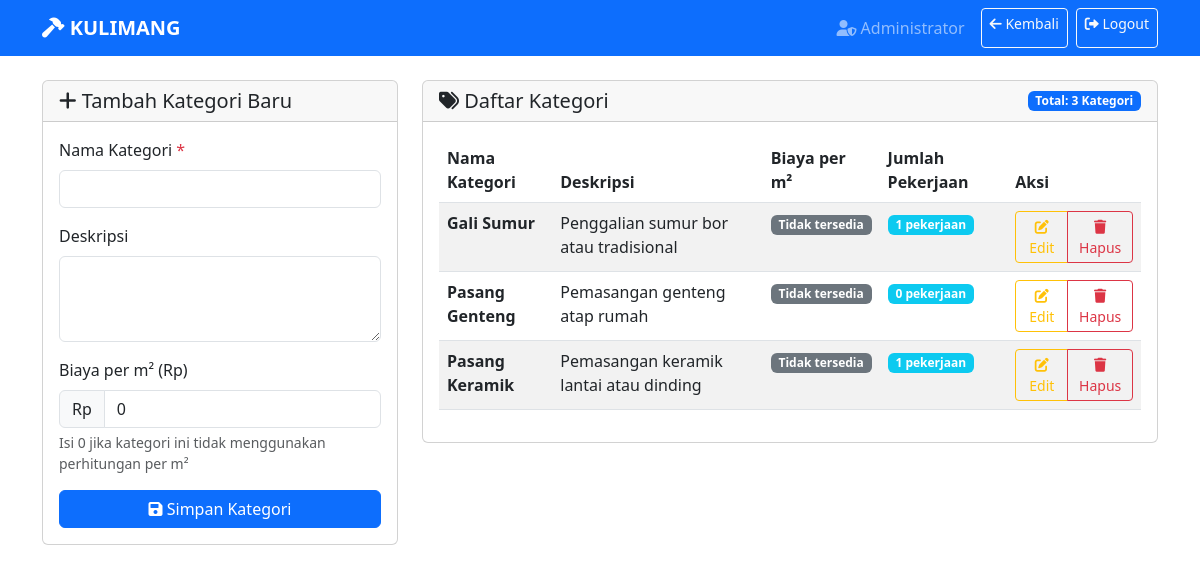
The app's page /admin_manage_categories.php (signed in) with its own data.
### tables this page shows
CREATE TABLE IF NOT EXISTS `kategori_pekerjaan` (
  `id` int NOT NULL AUTO_INCREMENT,
  `nama_kategori` varchar(100) NOT NULL,
  `deskripsi` text,
  `harga_per_meter` decimal(10,2) DEFAULT '0.00',
  PRIMARY KEY (`id`)
);

### admin_manage_categories.php (the view, shortened to what this page needs)
<?php
require_once 'config.php';
try {
    $stmt = $pdo->query("SHOW COLUMNS FROM kategori_pekerjaan LIKE 'biaya_per_m2'");
    $column_exists = $stmt->fetch();
    if (!$column_exists) {
        $pdo->exec("ALTER TABLE kategori_pekerjaan ADD COLUMN biaya_per_m2 DECIMAL(10,2) DEFAULT 0");
    }
} catch (PDOException $e) {
    $_SESSION['error'] = "Error checking/adding column: " . $e->getMessage();
}
$stmt = $pdo->query("SELECT k.*, COUNT(p.id) as jumlah_pekerjaan
                     FROM kategori_pekerjaan k
                     LEFT JOIN pekerjaan p ON k.id = p.id_kategori
                     GROUP BY k.id
                     ORDER BY k.nama_kategori");
$categories = $stmt->fetchAll();
?>
<!DOCTYPE html>
<html lang="id">
<head>
    <link href="https://cdn.jsdelivr.net/npm/bootstrap@5.3.0/dist/css/bootstrap.min.css" rel="stylesheet">
    <link href="https://cdnjs.cloudflare.com/ajax/libs/font-awesome/6.0.0/css/all.min.css" rel="stylesheet">
</head>
<body>
    <nav class="navbar navbar-expand-lg navbar-dark bg-primary">
        <div class="container">
            <a class="navbar-brand fw-bold" href="dashboard_admin.php">
                <i class="fas fa-hammer"></i> KULIMANG
            </a>
            <div class="navbar-nav ms-auto">
                <span class="navbar-text me-3">
                    <i class="fas fa-user-shield"></i> <?php echo $_SESSION['nama_lengkap']; ?>
                </span>
                <a href="dashboard_admin.php" class="btn btn-outline-light btn-sm me-2">
                    <i class="fas fa-arrow-left"></i> Kembali
                </a>
                <a href="logout.php" class="btn btn-outline-light btn-sm">
                    <i class="fas fa-sign-out-alt"></i> Logout
                </a>
            </div>
        </div>
    </nav>
    <div class="container mt-4">
        <div class="row">
            <div class="col-md-4">
                <div class="card">
                    <div class="card-header">
                        <h5 class="mb-0"><i class="fas fa-plus"></i> Tambah Kategori Baru</h5>
                    </div>
                    <div class="card-body">
                        <form method="POST" id="addCategoryForm">
                            <div class="mb-3">
                                <label class="form-label">Nama Kategori <span class="text-danger">*</span></label>
                                <input type="text" class="form-control" name="nama_kategori" required>
                            </div>
                            <div class="mb-3">
                                <label class="form-label">Deskripsi</label>
                                <textarea class="form-control" name="deskripsi" rows="3"></textarea>
                            </div>
                            <div class="mb-3">
                                <label class="form-label">Biaya per m² (Rp)</label>
                                <div class="input-group">
                                    <span class="input-group-text">Rp</span>
                                    <input type="number" class="form-control" name="biaya_per_m2" min="0" step="1000" value="0" required>
                                </div>
                                <div class="form-text">
                                    Isi 0 jika kategori ini tidak menggunakan perhitungan per m²
                                </div>
                            </div>
                            <button type="submit" name="add_category" value="1" class="btn btn-primary w-100">
                                <i class="fas fa-save"></i> Simpan Kategori
                            </button>
                        </form>
                    </div>
                </div>
            </div>
            <div class="col-md-8">
                <div class="card">
                    <div class="card-header d-flex justify-content-between align-items-center">
                        <h5 class="mb-0"><i class="fas fa-tags"></i> Daftar Kategori</h5>
                        <span class="badge bg-primary">Total: <?php echo count($categories); ?> Kategori</span>
                    </div>
                    <div class="card-body">
                        <?php if ($categories): ?>
                            <div class="table-responsive">
                                <table class="table table-striped">
                                    <thead>
                                        <tr>
                                            <th>Nama Kategori</th>
                                            <th>Deskripsi</th>
                                            <th>Biaya per m²</th>
                                            <th>Jumlah Pekerjaan</th>
                                            <th>Aksi</th>
                                        </tr>
                                    </thead>
                                    <tbody>
                                        <?php foreach ($categories as $category): ?>
                                            <tr>
                                                <td>
                                                    <strong><?php echo htmlspecialchars($category['nama_kategori']); ?></strong>
                                                </td>
                                                <td><?php echo htmlspecialchars($category['deskripsi'] ?? ''); ?></td>
                                                <td>
                                                    <?php
                                                    $biaya = $category['biaya_per_m2'] ?? 0;
                                                    if ($biaya > 0): ?>
                                                        <span class="badge bg-success">Rp <?php echo number_format($biaya, 0, ',', '.'); ?></span>
                                                    <?php else: ?>
                                                        <span class="badge bg-secondary">Tidak tersedia</span>
                                                    <?php endif; ?>
                                                </td>
                                                <td>
                                                    <span class="badge bg-info"><?php echo $category['jumlah_pekerjaan']; ?> pekerjaan</span>
                                                </td>
                                                <td>
                                                    <div class="btn-group btn-group-sm">
                                                        <button type="button" class="btn btn-outline-warning"
                                                                data-bs-toggle="modal"
                                                                data-bs-target="#editCategoryModal"
                                                                data-id="<?php echo $category['id']; ?>"
                                                                data-nama="<?php echo htmlspecialchars($category['nama_kategori']); ?>"
                                                                data-deskripsi="<?php echo htmlspecialchars($category['deskripsi'] ?? ''); ?>"
                                                                data-biaya="<?php echo $category['biaya_per_m2'] ?? 0; ?>">
                                                            <i class="fas fa-edit"></i> Edit
                                                        </button>
                                                        <a href="admin_manage_categories.php?delete_id=<?php echo $category['id']; ?>"
                                                           class="btn btn-outline-danger"
                                                           onclick="return confirmDeleteCategory('<?php echo htmlspecialchars($category['nama_kategori']); ?>', <?php echo $category['jumlah_pekerjaan']; ?>)">
                                                            <i class="fas fa-trash"></i> Hapus
                                                        </a>
                                                    </div>
                                                </td>
                                            </tr>
                                        <?php endforeach; ?>
                                    </tbody>
                                </table>
                            </div>
                        <?php endif; ?>
                    </div>
                </div>
            </div>
        </div>
    </div>
</body>
</html>

### records on screen
kategori_pekerjaan: nama_kategori "Gali Sumur", deskripsi "Penggalian sumur bor atau tradisional", jumlah_pekerjaan "1"
kategori_pekerjaan: nama_kategori "Pasang Genteng", deskripsi "Pemasangan genteng atap rumah", jumlah_pekerjaan "0"
kategori_pekerjaan: nama_kategori "Pasang Keramik", deskripsi "Pemasangan keramik lantai atau dinding", jumlah_pekerjaan "1"

### other values on screen
$_SESSION['nama_lengkap'] "Administrator"
count($categories) "3"
